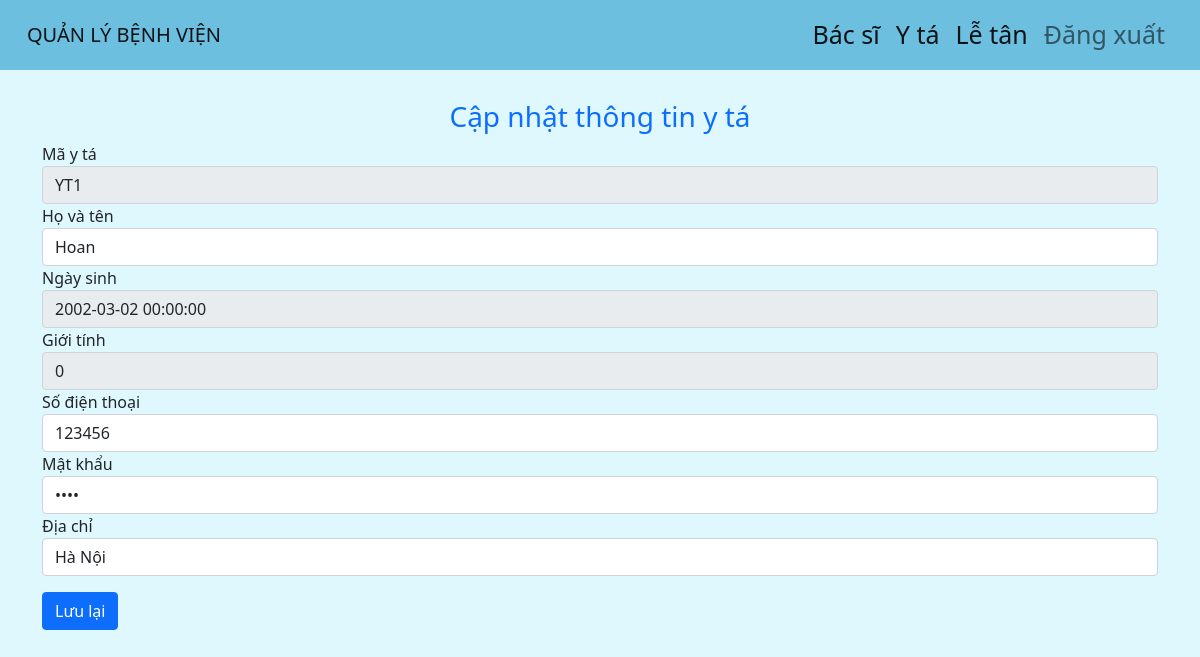
The page /UI/admin/update_yta_employee.php?mayta=YT1 (signed in) on the database its author committed.
### tables this page shows
CREATE TABLE `yta` (
  `mayta` varchar(100) NOT NULL,
  `ten` varchar(100) DEFAULT NULL,
  `ngaysinh` datetime DEFAULT NULL,
  `gioitinh` bit(1) DEFAULT NULL,
  `std` decimal(10,0) DEFAULT NULL,
  `matkhau` varchar(100) DEFAULT NULL,
  `diachi` varchar(400) DEFAULT NULL
);

### UI/admin/update_yta_employee.php (the view, shortened to what this page needs)
<?php
    $ma_nguoidung = $_GET['mayta'];
    $conn = mysqli_connect('localhost','root','','benhvien');
    $sql = "SELECT * FROM yta WHERE mayta = '$ma_nguoidung'";
    $result = mysqli_query($conn,$sql);
    if(mysqli_num_rows($result) > 0){
        $row = mysqli_fetch_assoc($result);
    }
?>
<?php
    include("header.php");
?>
    <main>
    <div class="container">
        <h3 class="text-center text-primary mt-5">Cập nhật thông tin y tá </h3>
        <form action="../../BusinessLogic/admin/process-update-yta-employee.php" method="post">
            <div class="form-group">
                <label for="txtMaND">Mã y tá</label>
                <input type="text" class="form-control" readonly id="txtMaND" name="txtMaND" placeholder="Mã y tá" value="<?php echo $row['mayta']; ?>">
            </div>
            <div class="form-group">
                <label for="txtHoTen">Họ và tên</label>
                <input type="text" class="form-control" id="txtHoTen" name="txtHoTen" placeholder="Nhập họ tên" value="<?php echo $row['ten']; ?>">
            </div>
            <div class="form-group">
                <label for="txtngaysinh">Ngày sinh</label>
                <input type="text" class="form-control" readonly id="txtngaysinh" name="txtngaysinh" placeholder="Ngày sinh" value="<?php echo $row['ngaysinh']; ?>">
            </div>
            <div class="form-group">
                <label for="txtgioitinh">Giới tính</label>
                <input type="text" class="form-control" readonly id="txtgioitinh" name="txtgioitinh" placeholder="Giới tính" value="<?php echo $row['gioitinh']; ?>">
            </div>
            <div class="form-group">
                <label for="txtsdt">Số điện thoại</label>
                <input type="text" class="form-control" id="txtsdt" name="txtsdt" placeholder="Nhập số điện thoại" value="<?php echo $row['std']; ?>">
            </div>
            <div class="form-group">
                <label for="txtpassword">Mật khẩu</label>
                <input type="password" class="form-control" id="txtpassword" name="txtpassword" placeholder="Nhập mật khẩu" value="<?php echo $row['matkhau']; ?>">
            </div>
            <div class="form-group">
                <label for="txtdiachi">Địa chỉ</label>
                <input type="text" class="form-control" id="txtdiachi" name="txtdiachi" placeholder="Nhập địa chỉ" value="<?php echo $row['diachi']; ?>">
            </div>
                <button type="submit" class="btn btn-primary mt-3">Lưu lại</button>
            </div>
    </main>

### UI/assets/css/headeradmin.css (style rules this page uses)
.bg { background-color: rgba(192, 243, 252, 0.521) !important; height: 100%; background-size: auto 180%; margin-top: 100px; }

### rows shown on the page
yta: txtMaND "YT1", txtHoTen "Hoan", txtngaysinh "2002-03-02 00:00:00", txtgioitinh "0", txtsdt "123456", txtdiachi "Hà Nội"
